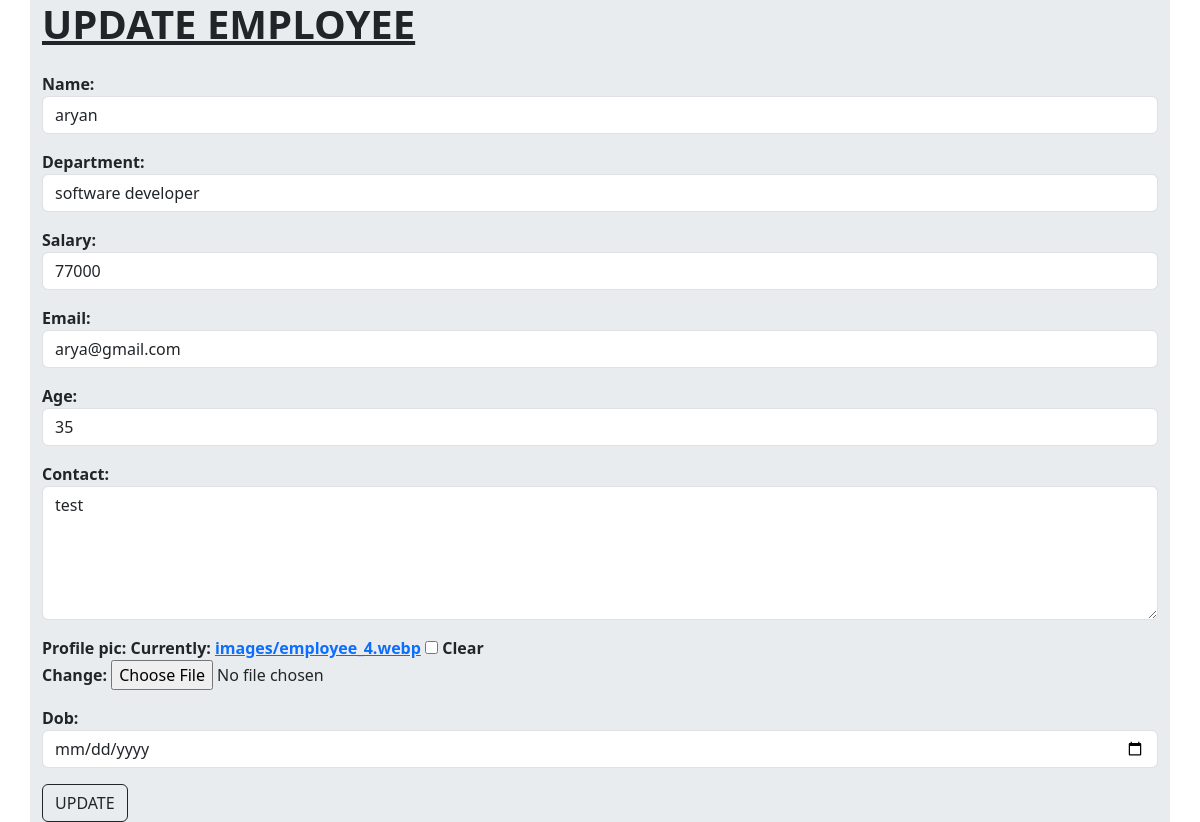
Page /employees/4/change (signed in) on the committed database.
### crm/models.py (models this page shows, shortened)
class Employees(models.Model):
    name=models.CharField(max_length=200)
    department=models.CharField(max_length=200)
    salary=models.PositiveIntegerField()
    email=models.EmailField(unique=True)
    age=models.PositiveIntegerField()
    contact=models.CharField(max_length=10,null=True)
    profile_pic=models.ImageField(upload_to="images",null=True,blank=True)       #null=database n,blank=form n
    dob=models.DateField(null=True,blank=True)

### crm/views.py (the view, shortened to what this page needs)
# urls.py: path("employees/<int:pk>/change",views.EmployeeUpdateView.as_view(),name="emp_update"),
@method_decorator(signin_required,name="dispatch")
class EmployeeUpdateView(View):
    def get(self,request,*args,**kwargs):
        id=kwargs.get("pk")
        obj=Employees.objects.get(id=id)
        form=EmployeesModelForm(instance=obj)
        return render(request,"emp_edit.html",{"form":form})

### crm/forms.py
class EmployeesModelForm(forms.ModelForm):
    class Meta:
        model=Employees
        fields="__all__"
        widgets={
            "name":forms.TextInput(attrs={"class":"form-control"}),
            "department":forms.TextInput(attrs={"class":"form-control"}),
            "salary":forms.NumberInput(attrs={"class":"form-control"}),
            "email":forms.EmailInput(attrs={"class":"form-control"}),
            "age":forms.NumberInput(attrs={"class":"form-control"}),
            "contact":forms.Textarea(attrs={"class":"form-control","rows":5}),
            "dob":forms.DateInput(attrs={"class":"form-control","type":"date"}),
        }

### crm/views.py (called while the page is built)
def signin_required(fn):
    def wrapper(request,*args,**kwargs):
        if not request.user.is_authenticated:
            messages.error(request,"Invalid")
            return redirect("emp_signin")
        else:
            return fn(request,*args,**kwargs)
    return wrapper

### crm/templates/emp_edit.html (shortened to what this page needs)
<!DOCTYPE html>
<html lang="en">
<head>
    <link href="https://cdn.jsdelivr.net/npm/bootstrap@5.3.2/dist/css/bootstrap.min.css" rel="stylesheet"
>
</head>
<body>
    <div class="container bg-body-secondary">
        <h1 class="fw-bold text-decoration-underline">UPDATE EMPLOYEE</h1>
        <form action="" method="post" enctype="multipart/form-data" class="fw-semibold mt-4">
            {{form.as_p}}
            <button type="submit" class="btn btn-outline-dark">UPDATE</button>
        </form>
    </div>
</body>
</html>

### rows in the picture
Employees: name "aryan", department "software developer", salary "77000", email "arya@gmail.com", age "35", contact "test"
